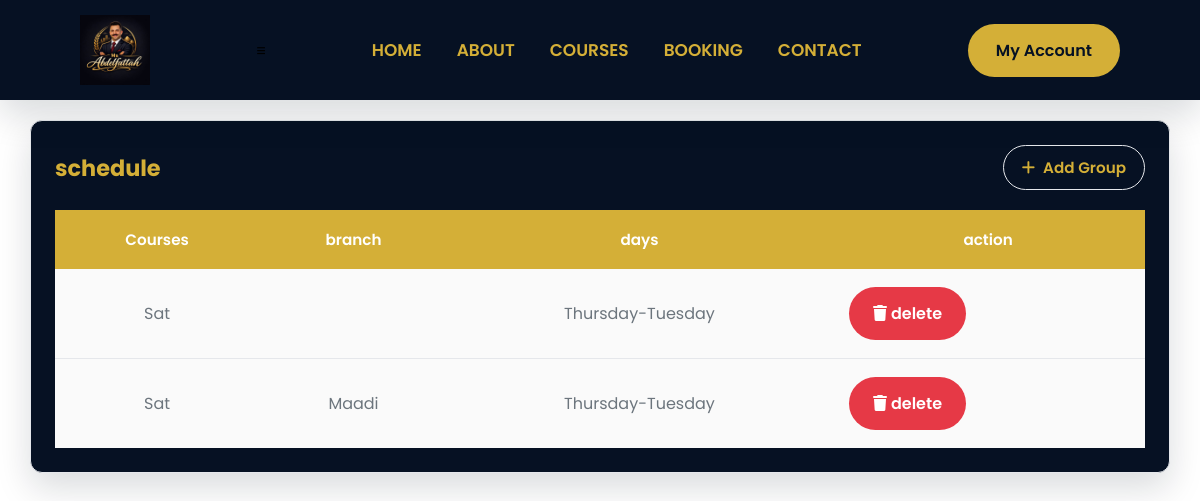
The app's page /admin/schedule (signed in) with its own data.
### models/schedaule.py (models this page shows)
class Schedule(db.Model):
    __tablename__ ="schedule"
    id = db.Column(db.Integer, primary_key=True)
    course_id = db.Column(db.Integer, db.ForeignKey("course.id"), nullable=False )
    branch_id = db.Column(db.Integer, db.ForeignKey("branches.id"), nullable=True )
    day1 = db.Column(db.String(20), nullable=False)
    day2 = db.Column(db.String(20), nullable=False)
    time1 = db.Column(db.String(20), nullable=False)
    time2 = db.Column(db.String(20), nullable=False)
    level = db.Column(db.String(30), nullable=False)
    mode = db.Column(db.String(20), nullable=False)
    course = db.relationship("Course", backref="schedule")

### models/course.py (models this page shows)
class Course(db.Model):
    id = db.Column(db.Integer, primary_key=True)
    title = db.Column(db.String(150), nullable=False)
    description = db.Column(db.Text, nullable=False)
    course_type = db.Column(db.String(20), nullable=False)
    image = db.Column(db.String(255), nullable=True)
    is_active = db.Column(db.Boolean, default=True)

### models/branch.py (models this page shows)
class Branch(db.Model):
    __tablename__ = "branches"
    id = db.Column(db.Integer, primary_key=True)
    name = db.Column(db.String(100), nullable=True ,unique=True)
    schedule = db.relationship("Schedule", backref="branch", lazy=True, cascade="all,delete")

### routes/scheddules.py (the view)
@schedule.route("/admin/schedule")
@admin_required
@login_required
def show_schedules():
    schedules = Schedule.query.all()
    print(schedules)
    return render_template("admin/schedules.html" , schedule=schedules, name="Groups")

### file.py (called while the page is built)
@login_manager.user_loader
def load_user(user_id):
    return db.session.get(User, int(user_id))

### templates/admin/schedules.html
{% extends "base.html" %}
{% block body %}
<div class="admin-container">
    <div class="card-admin">
        <div class="card-header">
            <h2 class="card-title">schedule</h2>
            <a href="/admin/add-group" class="btn-admin outline-btn">
                <i class="fa-solid fa-plus"></i>
                Add Group
            </a>
        </div>
        <div class="card-body">
            <div class="table=container">
                <table class="admin-table">
                    <thead>
                        <tr>
                         <th>Courses</th>
                         <th>branch </th>
                         <th> days </th>
                         <th> action</th>
                    </thead>
                    <tbody>
                        {%for schedule in schedule%}
                         <tr>
                          <td>{{ schedule.course.title }}</td>
                          <td>{{ schedule.branch.name }}</td>
                          <td>{{schedule.day1}}-{{schedule.day2}}</td>
                            <td>
                                <div class="table-action">
                                     <a href="{{ url_for('schedule.delete_schedule', schedule_id=schedule.id)}}" class="btn btn-danger btn-lg">
                                        <i class="fa-solid fa-trash"></i>
                                        delete
                                     </a>
                                </div>
                            </td>
                         </tr>
                        {%endfor%}
                    </tbody>
                </table>
            </div>
        </div>
    </div>
</div>
{%endblock%}

### static/css/style.css (style rules this page uses)
:root { --primary-color:#061123; --secondary-color:#d4af37; --background-color:#dee2e6; --white:#ffffff; --black:#000000; --dark-light:#14213d; --gray:#6c757d; --light-gray:#ced4da; --border-color:#adb5bd; --success:#2ecc71; --danger:#e63946; --warning:#fca311; --card-bg:#ffffff; --card-hover:#f9f9fa; --button-primary:#fca311; --button-hover:#d98c00; --button-dark:#061123; --shadow:0 15px 35px rgba(6, 17, 35,.15); --radius:10px; --trnasition:.35s ease; }
* { margin: 0; padding: 0; box-sizing: border-box; }
body { font-family: 'poppins', sans-serif; background: var(--white); color: var(--black); overflow-x: hidden; }
a { text-decoration: none; color: inherit; }
.btn { display: inline-block; padding:15px 35px; background: var(--primary-color); color: var(--white); border-radius: 50px; font-weight: 600; transition: var(--trnasition); }

### static/css/admin.css (style rules this page uses)
:root { --primary-color:#061123; --secondary-color:#d4af37; --background-color:#dee2e6; --white:#ffffff; --black:#000000; --dark-light:#14213d; --gray:#6c757d; --light-gray:#ced4da; --border-color:#adb5bd; --success:#2ecc71; --danger:#e63946; --warning:#fca311; --shadow:0 15px 35px rgba(6, 17, 35,.15); --radius:12px; --transition:.35s ease; }
* { margin: 0; padding: 0; box-sizing: border-box; }
body { background: var(--white); color: var(--black); overflow-x: hidden; }
.admin-container { padding-top: 80px; width: 95%; max-width: 1400px; margin: 40px auto; }
.card-admin { width: 100%; background: var(--primary-color); border: 1px solid #E5E7EB; border-radius: var(--radius); box-shadow: var(--shadow); padding: 24PX; transition: var(--transition); }
.card-header { display: flex; justify-content: space-between; align-items: center; margin-bottom: 20px; }
.card-title { font-size: 1.4rem; font-weight: 700; color: var(--secondary-color); }
.card-body { width: 100%; }
.btn-admin { display: inline-flex; align-items: center; justify-content: center; gap: 8px; padding:10px 18px; border: none; border-radius: 50px; font-size: .95rem; cursor: pointer; font-weight: 600; text-decoration: none; transition: var(--trnasition); }
.btn-danger { background:var(--danger) ; color: var(--white); }
.outline-btn { background:transparent; color: var(--secondary-color); border: 1px solid #E5E7EB; }
.btn-lg { padding: 14px 24px; font-size: 1rem; }
.admin-table { width: 100%; border-collapse: collapse; background: white; }
.admin-table thead { width: 100%; background: var(--secondary-color); color: var(--white); }
.admin-table th { padding: 18px; text-align: center; font-size: 0.95rem; font-weight: 600; white-space: nowrap; vertical-align: middle; }
.admin-table td { text-align: center; padding: 18px; border-bottom: 1px solid #E5E7EB; color: var(--gray); vertical-align: middle; }
.admin-table tbody tr { transition: var(--transition); }
.admin-table tbody tr { background: #fafafa; }
.admin-table tbody tr:last-child td { border-bottom: none; }
.table-action { display: flex; align-items: center; gap: 10px; }

### records on screen
Schedule: course "Sat", day1 "Thursday", day2 "Tuesday"
Schedule: course "Sat", branch.name "Maadi", day1 "Thursday", day2 "Tuesday"
